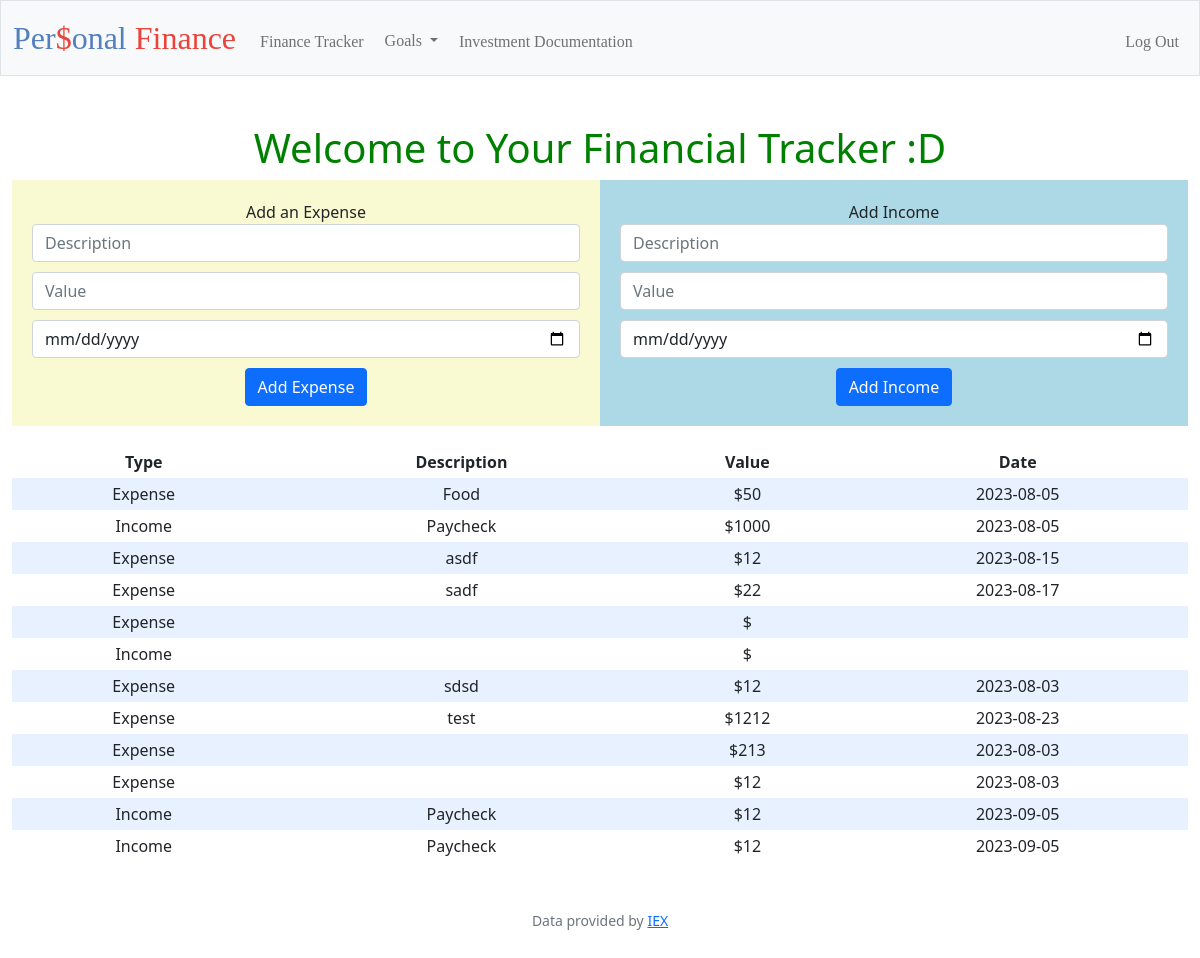
The app's page /tracker (signed in) with its own data.
### tables this page shows
CREATE TABLE history(
id int,
type varchar(255),
desc varchar(255),
value decimal(65,2),
transacted DATETIME DEFAULT CURRENT_TIMESTAMP NOT NULL );

### app.py (the view)
@app.route("/tracker", methods=["GET","POST"])
@login_required
def tracker():
    if request.method == "POST":
        if request.form['type_id'] == 'Expense':
            desc = request.form.get('desc')
            value = request.form.get('value')
            date = request.form.get('date')
            if not desc or not value or not date:
                flash('Expense Information Missing')
            else:
                db.execute("INSERT INTO history VALUES (?, ?, ?, ?, ?)", session["user_id"], 'Expense', desc, value, date)
        elif request.form['type_id'] == 'Income':
            desc = request.form.get('desc')
            value = request.form.get('value')
            date = request.form.get('date')
            if not desc or not value or not date:
                flash('Income Information Missing')
            else:
                db.execute("INSERT INTO history VALUES (?, ?, ?, ?, ?)", session["user_id"], 'Income', desc, value, date)
        history = db.execute("SELECT * FROM history WHERE id= ?", session["user_id"])
        exp_options = db.execute("SELECT DISTINCT desc FROM history WHERE id = ? AND type = 'Expense' AND desc <> ''", session["user_id"])
        inc_options = db.execute("SELECT DISTINCT desc FROM history WHERE id = ? AND type = 'Income' AND desc <> ''", session["user_id"])
        return render_template("/tracker.html", history=history, exp_options=exp_options, inc_options=inc_options)
    else:
        exp_options = db.execute("SELECT DISTINCT desc FROM history WHERE id = ? AND type = 'Expense' AND desc <> ''", session["user_id"])
        inc_options = db.execute("SELECT DISTINCT desc FROM history WHERE id = ? AND type = 'Income' AND desc <> ''", session["user_id"])
        history = db.execute("SELECT * FROM history WHERE id= ?", session["user_id"])
        return render_template("/tracker.html", history=history, exp_options=exp_options, inc_options=inc_options)

### app.py (called while the page is built)
@app.after_request
def after_request(response):
    response.headers["Cache-Control"] = "no-cache, no-store, must-revalidate"
    response.headers["Expires"] = 0
    response.headers["Pragma"] = "no-cache"
    return response

### helpers.py (called while the page is built)
def login_required(f):
    @wraps(f)
    def decorated_function(*args, **kwargs):
        if session.get("user_id") is None:
            return redirect("/login")
        return f(*args, **kwargs)
    return decorated_function

### templates/tracker.html (shortened to what this page needs)
{% extends "layout.html" %}
{% block main %}
    <form action="/tracker" method="post">
        <h1>
            Welcome to Your Financial Tracker :D
        </h1>
        <div class = expense>
            <form method="post">
                <label> Add an Expense </label>
                <input autocomplete="off" autofocus class="form-control" placeholder="Description" list="exp_option" id="desc" name="desc" type="text"/>
                <input autocomplete="off" autofocus class="form-control" id="value" name="value" placeholder="Value" type="number", min = 0, step=0.01>
                <input autocomplete="off" autofocus class="form-control" id="date" name="date" type="date" value="xxxx-xx-xx">
                <button class="btn btn-primary" type="submit" name="type_id" value="Expense">Add Expense</button>
            </form>
        </div>
        <div class = income>
            <form method="post">
                <label> Add Income </label>
                <input autocomplete="off" autofocus class="form-control" placeholder="Description" list="inc_option" id="desc" name="desc" type="text"/>
                <input autocomplete="off" autofocus class="form-control" id="value" name="value" placeholder="Value" type="number", min = 0, step=0.01>
                <input autocomplete="off" autofocus class="form-control" id="date" name="date" type="date" value="xxxx-xx-xx">
                <button class="btn btn-primary" type="submit" name="type_id" value="Income">Add Income</button>
            </form>
        </div>
        <table>
            <thead>
                <tr>
                    <th>Type</th>
                    <th>Description</th>
                    <th>Value</th>
                    <th>Date</th>
                </tr>
            </thead>
            <tbody>
                {% for history in history %}
                    <tr>
                        <td>{{history.type}}</td>
                        <td>{{history.desc}}</td>
                        <td>${{history.value}}</td>
                        <td>{{history.transacted}}</td>
                    </tr>
                {% endfor %}
            </tbody>
        </table>
    </form>
{% endblock %}

### static/styles.css (style rules this page uses)
h1 { text-align: center; color: green; }
.form-control { width: 100%; margin-bottom: 10px; }
.expense, .income { width: 50%; float: left; height: auto; padding: 20px; margin-bottom: 20px; }
.expense { background-color: lightgoldenrodyellow; }
.income { background-color: lightblue; }
table { width: 100%; background-color: transparent; padding-top: 5%; margin: auto; }
table th, table td { padding: 0.25rem; vertical-align: middle; }
tbody tr:nth-of-type(odd) { background-color: rgba(179, 208, 255, 0.3); }

### records on screen
history: type "Expense", desc "Food", value "50", transacted "2023-08-05"
history: type "Income", desc "Paycheck", value "1000", transacted "2023-08-05"
history: type "Expense", desc "asdf", value "12", transacted "2023-08-15"
history: type "Expense", desc "sadf", value "22", transacted "2023-08-17"
history: type "Expense"
history: type "Income"
history: type "Expense", desc "sdsd", value "12", transacted "2023-08-03"
history: type "Expense", desc "test", value "1212", transacted "2023-08-23"
history: type "Expense", value "213", transacted "2023-08-03"
history: type "Expense", value "12", transacted "2023-08-03"
history: type "Income", desc "Paycheck", value "12", transacted "2023-09-05"
history: type "Income", desc "Paycheck", value "12", transacted "2023-09-05"
